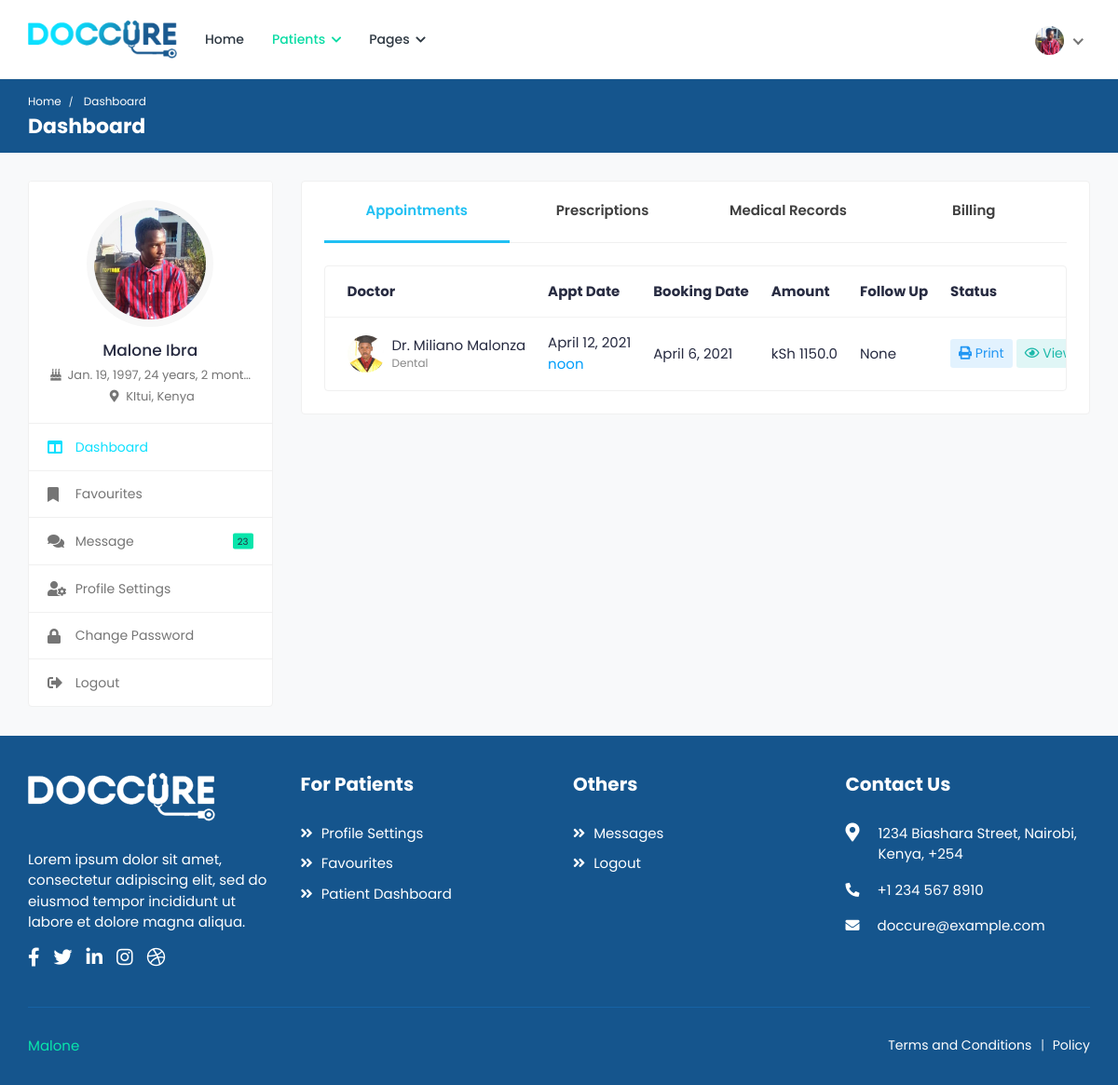
/patients/ (signed in), run on the app's committed database.
### appointments/models.py (models this page shows, shortened)
class Patient(models.Model):
	user = models.OneToOneField(User, on_delete=models.CASCADE)
	image = models.ImageField('Profile Image', upload_to='Image/Patient/Profile/',
		max_length=500, default='dummy.png')
	first_name = models.CharField('First Name', max_length=50)
	second_name = models.CharField('Second Name', max_length=50)
	d_o_b = models.DateField('Date Of Birth')
	gender = models.CharField('Gender', max_length=10)
	email = models.CharField('Email', max_length=50)
	phone_no = models.CharField('Phone Number', max_length=20)
	blood_group = models.CharField('Blood Group', max_length=5)
	country = models.CharField('Country', max_length=50)
	county = models.CharField('County', max_length=50)
	town = models.CharField('Town', max_length=50)
	street_lane = models.CharField('Street/Lane', max_length=50)

class Appointment(models.Model):
	doctor = models.ForeignKey(Doctor, on_delete=models.CASCADE)
	patient = models.ForeignKey(Patient, on_delete=models.CASCADE)
	purpose = models.CharField('Purpose', max_length=50)
	category = models.CharField('Type', max_length=50)
	amount = models.FloatField('Amount', default=0.00)
	status = models.CharField('Status', max_length=50)
	date = models.DateTimeField('Appointment Date', auto_now_add=True)
	booking_date = models.DateTimeField('Booking Date')
	follow_up_date = models.DateTimeField('Follow Up', null=True)

class Doctor(models.Model):
	user = models.OneToOneField(User, on_delete=models.CASCADE)
	image = models.ImageField('Profile Image', upload_to='Image/Doctors',
		max_length=500, default='dummy.png')
	first_name = models.CharField('First Name', max_length=50)
	second_name =  models.CharField('Second Name', max_length=50)
	title = models.CharField('Title', max_length=200, default='Dr.')
	phone_no = models.CharField('Phone Number', max_length=50)
	email = models.EmailField('Email', max_length=250)
	gender = models.CharField('Gender', max_length=10)
	d_o_b = models.DateField('Date of Birth', blank=True)
	biography = models.CharField('Biography', max_length=1000, blank=True)
	address_line1 = models.CharField('Address Line 1', max_length=200, blank=True)
	address_line2 = models.CharField('Address Line 2', max_length=200, blank=True)
	country = models.CharField('Country', max_length=100, blank=True)
	county = models.CharField('County', max_length=100, blank=True)
	town = models.CharField('Town', max_length=100, blank=True)
	pricing =  models.FloatField('Amount', default=0.00)
	services = models.CharField('Services', max_length=1000, blank=True)
	specialization = models.CharField('Specialization', max_length=1000, blank=True)
	clinic = models.CharField('Clinic', max_length=100, blank=True)
	clinic_address = models.CharField('Clinic Address', max_length=100, blank=True)
	speciality = models.OneToOneField(Speciality, on_delete=models.CASCADE)
	''' user, image, first_name, second_name, title, phone_no, email, gender, d_o_b, biography,
	address_line1, address_line2, country, county, town, pricing, services, specialization, clinic,
	clinic_address, speciality'''
	def full_name(self):
		return self.title + " " + self.first_name + " " + self.second_name

### appointments/views.py (the view)
# urls.py: path('patients/', views.patient_dashboard, name='patient-dashboard'),
@login_required(login_url='/login/')
@user_passes_test(check_patient, login_url='/login/')
@user_passes_test(check_settings, login_url='/patients/profile-settings/')
def patient_dashboard(request):
	profile = Patient.objects.get(user=request.user.id)
	appointments = Appointment.objects.filter(patient=profile.id)
	prescriptions = Prescription.objects.filter(patient=profile.id)
	medical_records = MedicalRecord.objects.filter(patient=profile.id)
	invoices = Invoice.objects.filter(patient=profile.id)
	return render(request, 'patients/patient-dashboard.html', {"profile": profile, "appointments": appointments,
		'prescriptions': prescriptions, 'medical_records': medical_records, 'invoices': invoices})

### appointments/views.py (called while the page is built)
def check_patient(user):
	group = user.groups.get()
	return group.name == 'patients_group'

def check_settings(user):
	profile = Patient.objects.filter(user=user.id)
	return profile.count()>=1

### appointments/templates/patients/patient-dashboard.html (shortened to what this page needs)
{% extends "patients/base.html" %}
{% load static %}
{% block breadcrumb %}Dashboard{% endblock %}
{% block breadcrumb1 %}Dashboard{% endblock %}
{% block sidenav %}
	<ul>
		<li class="active">
			<a href="{% url 'patient-dashboard' %}">
				<i class="fas fa-columns"></i>
				<span>Dashboard</span>
			</a>
		</li>
		<li>
			<a href="{% url 'favourites' %}">
				<i class="fas fa-bookmark"></i>
				<span>Favourites</span>
			</a>
		</li>
		<li>
			<a href="{% url 'chat' %}">
				<i class="fas fa-comments"></i>
				<span>Message</span>
				<small class="unread-msg">23</small>
			</a>
		</li>
		<li>
			<a href="{% url 'profile-settings' %}">
				<i class="fas fa-user-cog"></i>
				<span>Profile Settings</span>
			</a>
		</li>
		<li>
			<a href="{% url 'change-password' %}">
				<i class="fas fa-lock"></i>
				<span>Change Password</span>
			</a>
		</li>
		<li>
			<a href="{% url 'logout' %}">
				<i class="fas fa-sign-out-alt"></i>
				<span>Logout</span>
			</a>
		</li>
	</ul>
{% endblock %}
{% block content %}
<div class="col-md-7 col-lg-8 col-xl-9">
	<div class="card">
		<div class="card-body pt-0">
			<nav class="user-tabs mb-4">
				<ul class="nav nav-tabs nav-tabs-bottom nav-justified">
					<li class="nav-item">
						<a class="nav-link active" href="#pat_appointments" data-toggle="tab">Appointments</a>
					</li>
					<li class="nav-item">
						<a class="nav-link" href="#pat_prescriptions" data-toggle="tab">Prescriptions</a>
					</li>
					<li class="nav-item">
						<a class="nav-link" href="#pat_medical_records" data-toggle="tab"><span class="med-records">Medical Records</span></a>
					</li>
					<li class="nav-item">
						<a class="nav-link" href="#pat_billing" data-toggle="tab">Billing</a>
					</li>
				</ul>
			</nav>
			<div class="tab-content pt-0">
				<div id="pat_appointments" class="tab-pane fade show active">
					<div class="card card-table mb-0">
						<div class="card-body">
							<div class="table-responsive">
								<table class="table table-hover table-center mb-0">
									<thead>
										<tr>
											<th>Doctor</th>
											<th>Appt Date</th>
											<th>Booking Date</th>
											<th>Amount</th>
											<th>Follow Up</th>
											<th>Status</th>
										</tr>
									</thead>
									<tbody>
									{% for appointment in appointments %}
										<tr>
											<td>
												<h2 class="table-avatar">
													<a href="{% url 'doctor-profile' appointment.doctor.full_name|slugify appointment.doctor.id %}" class="avatar avatar-sm mr-2">
														<img class="avatar-img rounded-circle" src="{{appointment.doctor.image.url}}" alt="User Image">
													</a>
													<a href="{% url 'doctor-profile' appointment.doctor.full_name|slugify appointment.doctor.id %}">{{appointment.doctor.full_name}} <span>Dental</span></a>
												</h2>
											</td>
											<td>{{appointment.booking_date.date}} <span class="d-block text-info">{{appointment.booking_date.time}}</span></td>
											<td>{{appointment.date.date}}</td>
											<td>kSh {{appointment.amount}}</td>
											<td>{{appointment.follow_up_date}}</td>
											<td class="text-right">
												<div class="table-action">
													<a href="javascript:void(0);" class="btn btn-sm bg-primary-light">
														<i class="fas fa-print"></i> Print
													</a>
													<a href="javascript:void(0);" class="btn btn-sm bg-info-light">
														<i class="far fa-eye"></i> View
													</a>
												</div>
											</td>
										</tr>
									{% endfor %}
									</tbody>
								</table>
							</div>
						</div>
					</div>
				</div>
			</div>
		</div>
	</div>
</div>
{% endblock %}

### appointments/templates/patients/base.html (shortened to what this page needs)
<!DOCTYPE html>
<html lang="en">
<head>
		{% load static %}
		<link rel="stylesheet" href="{% static 'cas/css/bootstrap.min.css' %}">
		<link rel="stylesheet" href="{% static 'cas/plugins/fontawesome/css/fontawesome.min.css' %}">
		<link rel="stylesheet" href="{% static 'cas/plugins/fontawesome/css/all.min.css' %}">
		<link rel="stylesheet" href="{% static 'cas/css/style.css' %}">
	</head>
	<body>
		<div class="main-wrapper">
			<header class="header">
				<nav class="navbar navbar-expand-lg header-nav">
					<div class="navbar-header">
						<a href="{% url 'index' %}" class="navbar-brand logo">
							<img src="{% static 'cas/img/logo.png' %}" class="img-fluid" alt="Logo">
						</a>
					</div>
					<div class="main-menu-wrapper">
						<ul class="main-nav">
							<li>
								<a href="{% url 'index' %}">Home</a>
							</li>
							<li class="has-submenu active">
								<a href="#">Patients <i class="fas fa-chevron-down"></i></a>
							</li>
							<li class="has-submenu">
								<a href="#">Pages <i class="fas fa-chevron-down"></i></a>
							</li>
						</ul>
					</div>
					<ul class="nav header-navbar-rht">
						<li class="nav-item dropdown has-arrow logged-item">
							<a href="#" class="dropdown-toggle nav-link" data-toggle="dropdown">
								<span class="user-img">
									<img class="rounded-circle" src="{{profile.image.url}}" width="31" alt="{{user.first_name}} {{user.last_name}}">
								</span>
							</a>
						</li>
					</ul>
				</nav>
			</header>
			<div class="breadcrumb-bar">
				<div class="container-fluid">
					<div class="row align-items-center">
						<div class="col-md-12 col-12">
							<nav aria-label="breadcrumb" class="page-breadcrumb">
								<ol class="breadcrumb">
									<li class="breadcrumb-item"><a href="{% url 'patient-dashboard' %}">Home</a></li>
									<li class="breadcrumb-item active" aria-current="page">
										{% block breadcrumb1 %} {% endblock %}
									</li>
								</ol>
							</nav>
							<h2 class="breadcrumb-title">
								{% block breadcrumb %} {% endblock %}
							</h2>
						</div>
					</div>
				</div>
			</div>
			<div class="content">
				<div class="container-fluid">
					<div class="row">
						<div class="col-md-5 col-lg-4 col-xl-3 theiaStickySidebar">
							<div class="profile-sidebar">
								<div class="widget-profile pro-widget-content">
									<div class="profile-info-widget">
										<a href="{% url 'patient-dashboard' %}" class="booking-doc-img">
											<img src="{{profile.image.url}}" alt="User Image">
										</a>
										<div class="profile-det-info">
											<h3>{{user.first_name}} {{user.last_name}}</h3>
											{% if profile != None %}
											<div class="patient-details">
												<h5><i class="fas fa-birthday-cake"></i> {{profile.d_o_b}}, {{ profile.d_o_b|timesince }}</h5>
												<h5 class="mb-0"><i class="fas fa-map-marker-alt"></i> {{profile.county}}, {{profile.country}}</h5>
											</div>
											{% endif %}
										</div>
									</div>
								</div>
								<div class="dashboard-widget">
									<nav class="dashboard-menu">
									{% block sidenav %}
									{% endblock %}
									</nav>
								</div>
							</div>
						</div>
						{% block content %}
						{% endblock %}
					</div>
				</div>
			</div>
			<footer class="footer">
				<div class="footer-top">
					<div class="container-fluid">
						<div class="row">
							<div class="col-lg-3 col-md-6">
								<div class="footer-widget footer-about">
									<div class="footer-logo">
										<img src="{% static 'cas/img/footer-logo.png' %}" alt="logo">
									</div>
									<div class="footer-about-content">
										<p>Lorem ipsum dolor sit amet, consectetur adipiscing elit, sed do eiusmod tempor incididunt ut labore et dolore magna aliqua. </p>
										<div class="social-icon">
											<ul>
												<li>
													<a href="#" target="_blank"><i class="fab fa-facebook-f"></i> </a>
												</li>
												<li>
													<a href="#" target="_blank"><i class="fab fa-twitter"></i> </a>
												</li>
												<li>
													<a href="#" target="_blank"><i class="fab fa-linkedin-in"></i></a>
												</li>
												<li>
													<a href="#" target="_blank"><i class="fab fa-instagram"></i></a>
												</li>
												<li>
													<a href="#" target="_blank"><i class="fab fa-dribbble"></i> </a>
												</li>
											</ul>
										</div>
									</div>
								</div>
							</div>
							<div class="col-lg-3 col-md-6">
								<div class="footer-widget footer-menu">
									<h2 class="footer-title">For Patients</h2>
									<ul>
										<li><a href="{% url 'profile-settings' %}"><i class="fas fa-angle-double-right"></i> Profile Settings</a></li>
										<li><a href="{% url 'favourites' %}"><i class="fas fa-angle-double-right"></i> Favourites</a></li>
										<li><a href="{% url 'patient-dashboard' %}"><i class="fas fa-angle-double-right"></i> Patient Dashboard</a></li>
									</ul>
								</div>
							</div>
							<div class="col-lg-3 col-md-6">
								<div class="footer-widget footer-menu">
									<h2 class="footer-title">Others</h2>
									<ul>
										<li><a href="{% url 'chat' %}"><i class="fas fa-angle-double-right"></i> Messages</a></li>
										<li><a href="{% url 'logout' %}"><i class="fas fa-angle-double-right"></i> Logout</a></li>
									</ul>
								</div>
							</div>
							<div class="col-lg-3 col-md-6">
								<div class="footer-widget footer-contact">
									<h2 class="footer-title">Contact Us</h2>
									<div class="footer-contact-info">
										<div class="footer-address">
											<span><i class="fas fa-map-marker-alt"></i></span>
											<p> 1234  Biashara Street, Nairobi,<br> Kenya, +254 </p>
										</div>
										<p>
											<i class="fas fa-phone-alt"></i>
											+1 234 567 8910
										</p>
										<p class="mb-0">
											<i class="fas fa-envelope"></i>
											doccure@example.com
										</p>
									</div>
								</div>
							</div>
						</div>
					</div>
				</div>
                <div class="footer-bottom">
					<div class="container-fluid">
						<div class="copyright">
							<div class="row">
								<div class="col-md-6 col-lg-6">
									<div class="copyright-text">
										<p class="mb-0"><a href="https://github.com/MalonzaElkanah/">Malone</a></p>
									</div>
								</div>
								<div class="col-md-6 col-lg-6">
									<div class="copyright-menu">
										<ul class="policy-menu">
											<li><a href="{% url 'term-condition' %}">Terms and Conditions</a></li>
											<li><a href="{% url 'privacy-policy' %}">Policy</a></li>
										</ul>
									</div>
								</div>
							</div>
						</div>
					</div>
				</div>
			</footer>
		</div>
	</body>
</html>

### data on the page
Patient: image (picture), d_o_b "Jan. 19, 1997", d_o_b "24 years, 2 mont…", county "KItui", country "Kenya"
Appointment: doctor.image (picture), doctor.full_name "Dr. Miliano Malonza", booking_date "April 12, 2021", booking_date.time "noon", date "April 6, 2021", amount "1150.0", follow_up_date "None"

### other printed values
{{ user.first_name }} "Malone"
{{ user.last_name }} "Ibra"
